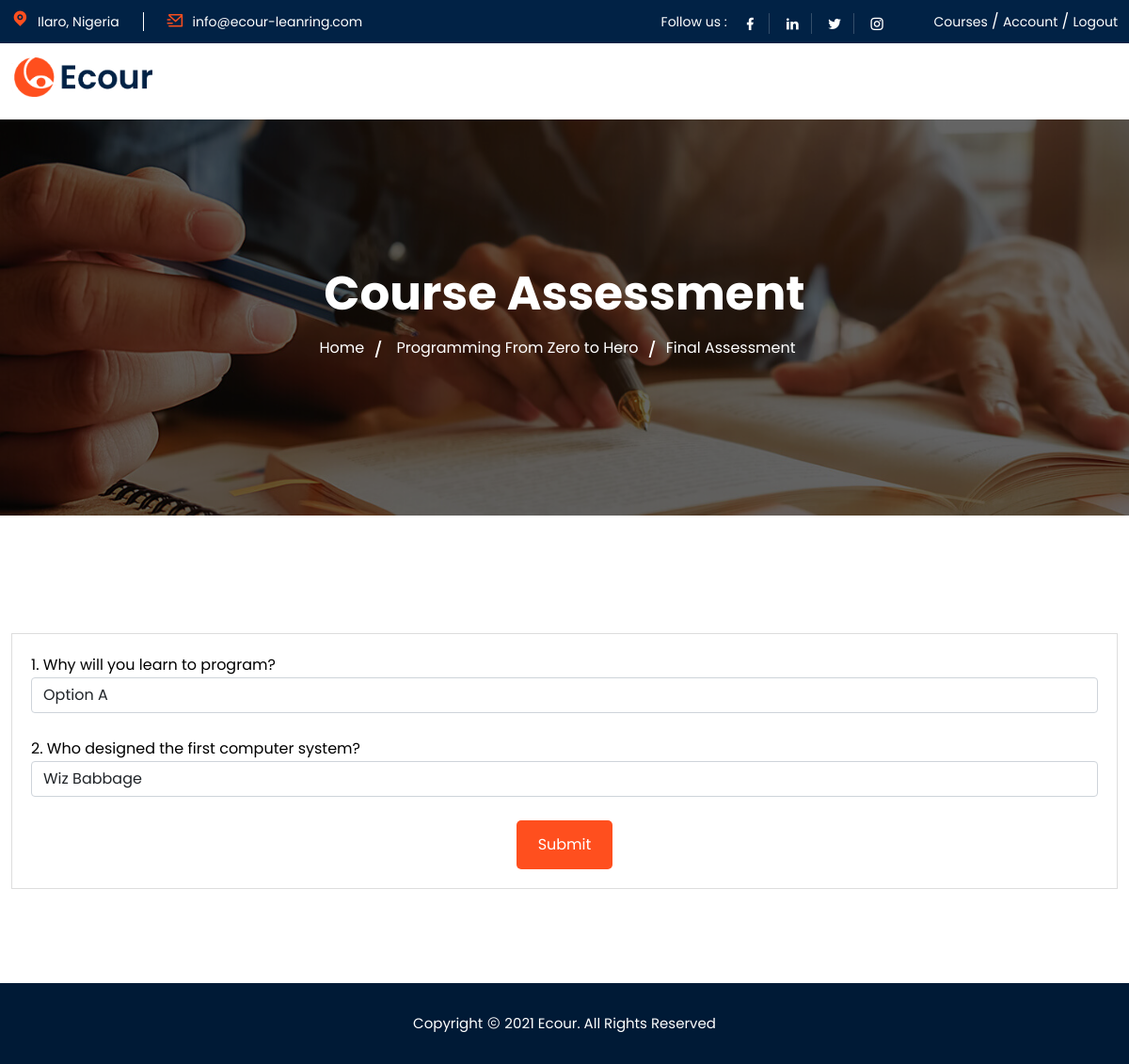
The app's page /assessment?id=1 (signed in) with its own data.
### tables this page shows
CREATE TABLE `courses` (
  `id` int(11) NOT NULL,
  `course_title` varchar(120) NOT NULL,
  `description` text NOT NULL,
  `image` varchar(120) NOT NULL,
  `tutor_id` int(11) NOT NULL,
  `duration` varchar(10) NOT NULL,
  `category_id` int(11) NOT NULL,
  `created_at` timestamp NOT NULL DEFAULT current_timestamp()
);

CREATE TABLE `exams` (
  `id` int(11) NOT NULL,
  `course_id` int(11) NOT NULL,
  `title` varchar(120) NOT NULL,
  `description` text NOT NULL,
  `created_at` timestamp NOT NULL DEFAULT current_timestamp()
);

CREATE TABLE `exam_questions` (
  `id` int(11) NOT NULL,
  `exam_id` int(11) NOT NULL,
  `question` varchar(120) NOT NULL
);

### core/db.class.php (called while the page is built, shortened)
<?php
    class DB {
        public $host = 'localhost';
        public $dbname = 'ecour';
        public $password = '';
        public $username = 'root';
        public $conn;
        function __construct(){
            try {
                $this->conn = new PDO("mysql:host=$this->host;dbname=$this->dbname;", $this->username, $this->password);
                $this->conn->setAttribute(PDO::ATTR_ERRMODE,PDO::ERRMODE_EXCEPTION);
            } catch (PDOException $ex) {
                echo 'Error in database connection '. $ex->getMessage();
            }
        }
        function prep($query){
            return $this->conn->prepare($query);
        }
        function fetch($query,$value){
            $query = $this->prep($query);
            $query->execute($value);
            return $query->fetch();
        }
        function fetchAll($query,$value){
            $query = $this->prep($query);
            $query->execute($value);
            return $query->fetchAll();
        }
    }
?>

### core/courses.class.php (called while the page is built, shortened)
<?php
    include_once 'db.class.php';
    class courses extends DB{
        function fetch_course($id){
            return DB::fetch("SELECT * FROM courses
            JOIN tutors on tutors.id = courses.tutor_id
            WHERE courses.id = ? ",[$id] );
        }
        function fetch_course_exam($course_id){
            return DB::fetch("SELECT * FROM exams WHERE course_id = ? ORDER BY id DESC LIMIT 1",[$course_id]);
        }
    }
?>

### core/exams.class.php (called while the page is built, shortened)
<?php
    include_once 'db.class.php';
    class exams extends DB{
        function fetch_exam_questions($exam_id){
            return DB::fetchAll("SELECT * FROM exam_questions WHERE exam_id = ? ",[$exam_id]);
        }
        function fetch_question_options($question_id){
            return DB::fetchAll("SELECT * FROM question_options WHERE question_id = ? ",[$question_id]);
        }
    }
?>

### assessment.php (the view, shortened to what this page needs)
<?php
$course_id = $_GET['id'];
include_once 'core/courses.class.php';
include_once 'core/exams.class.php';
$course_obj = new Courses();
$exam_obj = new Exams();
$course = $course_obj->fetch_course($course_id);
$exam = $course_obj->fetch_course_exam($course_id);
$exam_id = $exam['id'];
$exam_questions = $exam_obj->fetch_exam_questions($exam_id);
?>
<!DOCTYPE html>
<html lang="zxx">
<head>
    <?php include "includes/style-resources.php"; ?>
</head>
<body>
    <div class="page-wrapper">
        <?php include "includes/auth_header.php"; ?>
        <section class="breadcrumb-wrap bg-f br-bg-2">
            <div class="overlay op-6 bg-black"></div>
            <div class="container">
                <div class="row">
                    <div class="col-xl-8 offset-xl-2 col-lg-10 offset-lg-1 col-md-10 offset-md-1">
                        <div class="breadcrumb-title">
                            <h2>Course Assessment</h2>
                            <ul class="breadcrumb-menu">
                                <li><a href="./">Home </a></li>
                                <li><a href="./course-details?course=<?php echo $course_id ?>"><?php echo $course['course_title'] ?> </a></li>
                                <li><?php echo $exam['title'] ?></li>
                            </ul>
                        </div>
                    </div>
                </div>
            </div>
        </section>
        <section class="course-details-wrap ptb-100">
            <div class="container">
                <div class="tab-content course-tab-content">
                    <form id="examForm" method="post">
                        <?php foreach ($exam_questions as $index => $question): $question_id = $question['id']; ?>
                            <div class="form-group">
                                <label for=""> <?php echo $index + 1 .'. '. $question['question'] ?></label>
                                <select required name="q<?php echo $index?>" id="" class="form-control">
                                    <?php
                                        $question_options = $exam_obj->fetch_question_options($question_id);
                                        foreach ($question_options as $option):
                                    ?>
                                        <option value="<?php echo $option['is_answer'] ?>"><?php echo $option['option'] ?></option>
                                    <?php endforeach ?>
                                </select>
                            </div>
                        <?php endforeach ?>
                        <div class="text-center">
                            <button class="btn v1" type="submit">Submit</button>
                        </div>
                    </form>
                </div>
            </div>
        </section>
        <?php include "includes/footer.php"; ?>
    </div>
</body>
</html>

### records on screen
courses: course_title "Programming From Zero to Hero"
exams: title "Final Assessment"
exam_questions: question "Why will you learn to program?"
exam_questions: question "Who designed the first computer system?"

### other values on screen
form field q0 "Option A"
form field value "Wiz Babbage"
